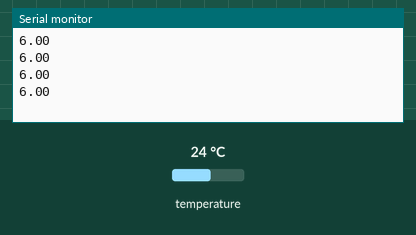
A sketch run on a simulated Arduino Uno, built with avr-gcc and run on an emulated ATmega328P. On the bench: the last lines printed to the serial monitor. The test bench sets the inputs (shaded band); at power-on: temperature 24 °C.

Above: at 3.1 s.
3.2 s: temperature set to 12 °C
At 4.7 s:
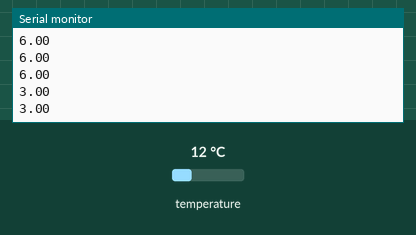
5.1 s: temperature set to 19 °C
At 6.0 s:
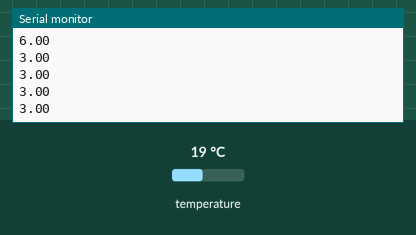
Timing chart, 0 to 8.1 s (numbered marks = the images above; inputs shaded):
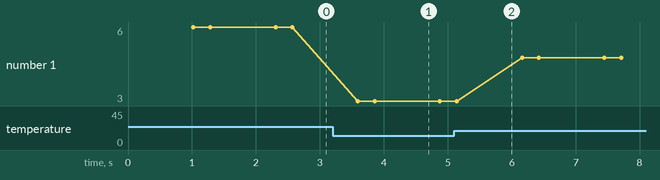

Measured:
- after the input at 3.2 s, the serial monitor: prints a new line after 0.39 s (image 1)
- plotted number 1: 6 → 3 after the input at 3.2 s, 3 → 4.75 after the input at 5.1 s

The sketch:

DS18B20_OnwWire.ino
```cpp
#include <DS18B20_OneWire.h>
#include "OneWire.h"

DS18B20_OneWire ds18b20 = DS18B20_OneWire(10);

void setup() {
  Serial.begin(9600);
}

void loop() {
  float celsius = ds18b20.getLastCelsius();
  Serial.println(celsius);
}
```
